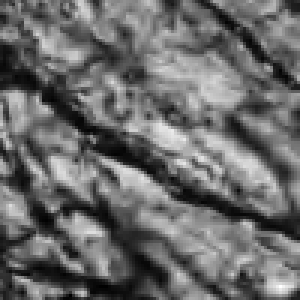
#> input picture notebooks/images/myelin_patch.png, 100 x 100 px (shown 3 times larger)
$ python -i tensors.py   (imports and definitions only)
#> lines starting #> are read from the running program, lines starting #| are printed output that depends on the picture
#> further down, picture is the input picture: shape (100, 100); min 0, max 255, mean 106.6
"""Orientation tensor and direction routines."""

import numpy as np
from scipy.ndimage import gaussian_filter
from skimage.transform import resize


def structure_tensor(image, derivative_sigma=1.0, tensor_sigma=1.0, normalize=True, masked=False, id_minus_S=False):
    """Construct 2D or 3D structure tensors from a grayscale image."""
#> called with derivative_sigma = 1, tensor_sigma = 1, normalize = True, masked = False, id_minus_S = False
    if image.dtype == np.uint8:
        image = image.astype(float) / 255

    if image.ndim == 2:
        grad_x = gaussian_filter(image, sigma=[derivative_sigma, derivative_sigma], order=(0, 1))
        grad_y = gaussian_filter(image, sigma=[derivative_sigma, derivative_sigma], order=(1, 0))
        norm = np.sqrt(grad_x ** 2 + grad_y ** 2) + np.finfo(float).eps
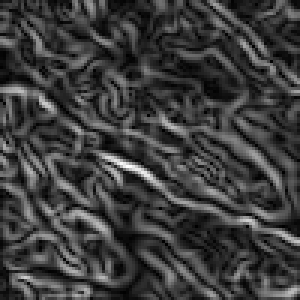
#> norm: shape (100, 100) float64 (shown 3 times larger); min 0.000384, max 0.271, mean 0.0655; drawn with min black and max white
        if normalize:
            grad_x = grad_x / norm
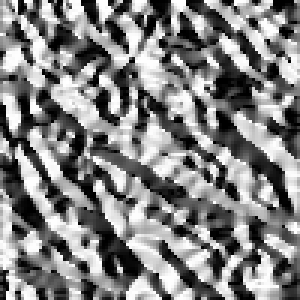
#> grad_x: shape (100, 100) float64 (shown 3 times larger); min -1, max 1, mean 0.0193; drawn with min black and max white
            grad_y = grad_y / norm
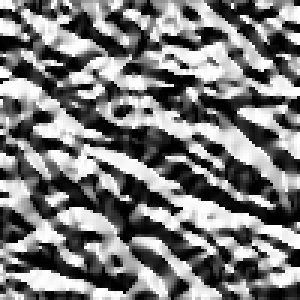
#> grad_y: shape (100, 100) float64 (shown 3 times larger); min -1, max 1, mean -0.0376; drawn with min black and max white
        xx = gaussian_filter(grad_x * grad_x, sigma=[tensor_sigma, tensor_sigma])
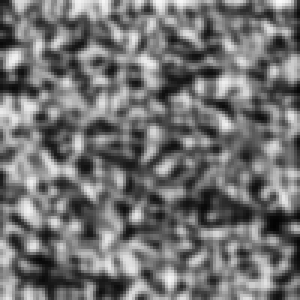
#> xx: shape (100, 100) float64 (shown 3 times larger); min 0.0153, max 0.981, mean 0.447
        xy = gaussian_filter(grad_x * grad_y, sigma=[tensor_sigma, tensor_sigma])
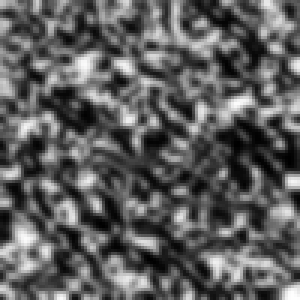
#> xy: shape (100, 100) float64 (shown 3 times larger); min -0.488, max 0.476, mean -0.133; drawn with min black and max white
        yy = gaussian_filter(grad_y * grad_y, sigma=[tensor_sigma, tensor_sigma])
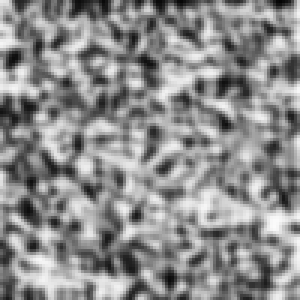
#> yy: shape (100, 100) float64 (shown 3 times larger); min 0.0186, max 0.985, mean 0.553
        tensors = np.stack((1 - xx, -xy, -xy, 1 - yy), axis=-1)
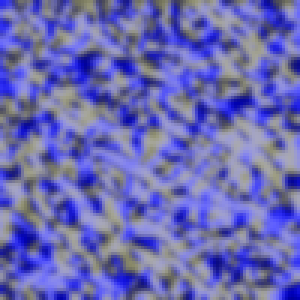
#> tensors: shape (100, 100, 4) float64 (shown 3 times larger); mean of channels 0, 1, 2, 3 0.553, 0.133, 0.133, 0.447; drawn with min black and max white
        if masked:
            tensors[norm < 1e-9] = None
        return tensors.reshape(tensors.shape[:-1] + (2, 2))

    if image.ndim == 3:
        grad_x = gaussian_filter(image, sigma=[derivative_sigma, derivative_sigma, derivative_sigma], order=(0, 0, 1))
        grad_y = gaussian_filter(image, sigma=[derivative_sigma, derivative_sigma, derivative_sigma], order=(0, 1, 0))
        grad_z = gaussian_filter(image, sigma=[derivative_sigma, derivative_sigma, derivative_sigma], order=(1, 0, 0))
        norm = np.sqrt(grad_x ** 2 + grad_y ** 2 + grad_z ** 2) + np.finfo(float).eps
        if normalize:
            grad_x = grad_x / norm
            grad_y = grad_y / norm
            grad_z = grad_z / norm
        xx = gaussian_filter(grad_x * grad_x, sigma=[tensor_sigma, tensor_sigma, tensor_sigma])
        yy = gaussian_filter(grad_y * grad_y, sigma=[tensor_sigma, tensor_sigma, tensor_sigma])
        zz = gaussian_filter(grad_z * grad_z, sigma=[tensor_sigma, tensor_sigma, tensor_sigma])
        xy = gaussian_filter(grad_x * grad_y, sigma=[tensor_sigma, tensor_sigma, tensor_sigma])
        xz = gaussian_filter(grad_x * grad_z, sigma=[tensor_sigma, tensor_sigma, tensor_sigma])
        yz = gaussian_filter(grad_y * grad_z, sigma=[tensor_sigma, tensor_sigma, tensor_sigma])
        tensors = np.stack((xx, xy, xz, xy, yy, yz, xz, yz, zz), axis=-1)
        tensors = tensors.reshape(tensors.shape[:-1] + (3, 3))
        if not id_minus_S:
            return -tensors
        return np.eye(3) - tensors

    raise Exception(f'Input must be a 2 or 3 dimensional array but found: {image.ndim}')


# [60 lines left out: functions anisotropy, angles, hsv, not called in this run]

>>> import cv2
>>> picture = cv2.imread('../../../notebooks/images/myelin_patch.png', cv2.IMREAD_GRAYSCALE)
>>> result = structure_tensor(picture)
